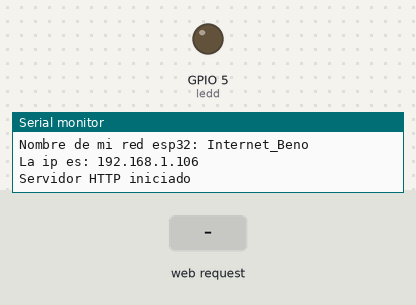
A sketch run on a simulated ESP32. Parts: output pins drawn as LEDs (lit = HIGH), the last lines printed to the serial monitor. The inputs (shaded band) are chosen by the test bench.

Above: at 1.3 s.
1.4 s: HTTP request GET /?led=1 received
At 6.1 s:
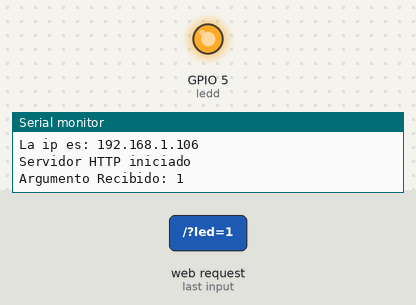
7.4 s: HTTP request GET /?led=0 received
At 11.1 s:
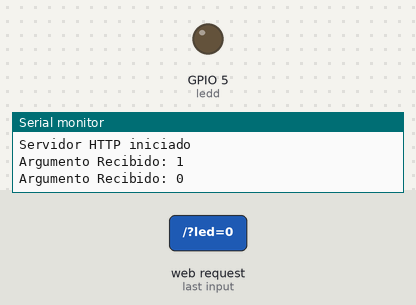
Timing chart, 0 to 12.6 s (numbered marks = the images above; inputs shaded):
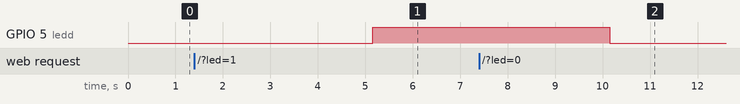

Measured:
- after the input at 1.4 s, GPIO 5 (ledd): LOW → HIGH after 3.8 s
- after the input at 7.4 s, GPIO 5 (ledd): HIGH → LOW after 2.8 s

The sketch:

sonoff.ino
```cpp
# include <WiFi.h>
# include <WebServer.h>

const char* ssid = "Internet_Beno";
const char* password = "Beno12345";
const char* html_page = "";
const int ledd = 5;

/* Put IP Address details */
IPAddress ip(192,168,1,106);
IPAddress gateway(192,168,1,1);
IPAddress subnet(255,255,255,0);

// creamos el servidor e indicamos e puerto
WebServer server(80);

//ip?led=0/1
void handleRoot(){

  //devolvemos el argumento del parametro led en un string
  String ledstate;
  ledstate = server.arg("led");
  // visualizamos
  Serial.print("Argumento Recibido: ");
  Serial.println(ledstate);

  // Ahora definimos lo que va a pasar cuando sea 1 o cuando sea 0
  if(ledstate == "1"){
    digitalWrite(ledd, HIGH);
  }
  if(ledstate == "0"){
    digitalWrite(ledd, LOW);
  }
// el primero, el estado de la comunicacion, luego el tipo de dato, y luego el dato
  //server.send
  server.send(200, "text/html",html_page);
}

void setup() {
  Serial.begin(115200);
  pinMode(ledd, OUTPUT);
  delay(50);
  // con esta funcion creamos la red wifi
  WiFi.softAP(ssid, password);
  WiFi.softAPConfig(ip, gateway, subnet);
  delay(100);
  Serial.println("WiFi listo !!");


  Serial.print("Nombre de mi red esp32: ");
  Serial.println(ssid);
  Serial.print("La ip es: ");
  Serial.println(ip);

  server.on("/", handleRoot);

  // iniciamos el server
  server.begin();
  Serial.println("Servidor HTTP iniciado");

}

void loop() {
   server.handleClient();
   delay(5000);
}
```
